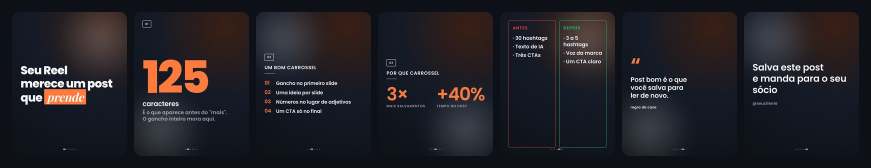
#> input picture .github/carrossel.jpg, 1742 x 336 px (shown at 1/2 size)
$ python olhar.py ../.github/carrossel.jpg
#> lines starting #> are read from the running program, lines starting #| are printed output that depends on the picture
#!/usr/bin/env python3
"""Imagem leve para o Claude olhar (economia de tokens).

Mac: sips (nativo). Windows/Linux: Pillow. Sem nenhum dos dois, o Read segue normal.
Uma imagem de 1920x1080 custa ~1.800 tokens; com 1024 px no lado maior, ~700.
Para conferir rosto, enquadramento, legenda e cor, 1024 px basta.

Modos:
  hook (PreToolUse do Read, registrado em ~/.claude/settings.json):
      python3 olhar.py hook          lê o JSON do Claude Code no stdin e, se a imagem
                                     passar de 1024 px, troca o caminho por uma cópia
                                     reduzida em ~/.cache/olhar/ (o original fica intacto).
      Não reduz: folhas de contato/grades (nome com folha, sheet, grade, grid, tile,
      contato, mapa), arquivo com _full no nome, ou com OLHAR=0 no ambiente.
  recorte (ver um detalhe em resolução cheia, barato):
      python3 olhar.py recorte <img> <x> <y> <larg> <alt> [saida.jpg]
  reduzir à mão:
      python3 olhar.py <img> [--max 1024]
"""
import hashlib
import json
import os
import re
import shutil
import subprocess
import sys

LIMITE = 1024
CACHE = os.path.expanduser("~/.cache/olhar")
EXTS = {".jpg", ".jpeg", ".png", ".webp", ".heic", ".tif", ".tiff", ".bmp"}
NAO_REDUZ = re.compile(r"folha|sheet|grade|grid|tile|contato|mapa|_full", re.I)


def _pillow():
    try:
        from PIL import Image
        return Image
    except ImportError:
        return None


SIPS = sys.platform == "darwin" and shutil.which("sips")


# [12 lines left out: function dims, not called in this run]


def reduzir(p, limite=LIMITE):
#> called with p = '.github/carrossel.jpg', limite = 1024
    st = os.stat(p)
    chave = hashlib.sha1(f"{p}|{st.st_mtime_ns}|{st.st_size}|{limite}".encode()).hexdigest()[:16]
    os.makedirs(CACHE, exist_ok=True)
    nome = re.sub(r"[^\w.-]", "_", os.path.splitext(os.path.basename(p))[0])[:40]
    saida = os.path.join(CACHE, f"{nome}_{chave}.jpg")
    if not os.path.exists(saida):
        if SIPS:
            subprocess.run(["sips", "-Z", str(limite), "-s", "format", "jpeg", "-s", "formatOptions", "82",
                            p, "--out", saida], capture_output=True, check=True)
        else:                  # Windows/Linux: Pillow (o windows\install.ps1 já instala)
            Image = _pillow()
            with Image.open(p) as im:
#> im is the input picture: PIL image 1742x336 RGB; mean R, G, B 34.5, 32.8, 38.3
                im = im.convert("RGB")
                im.thumbnail((limite, limite), Image.LANCZOS)
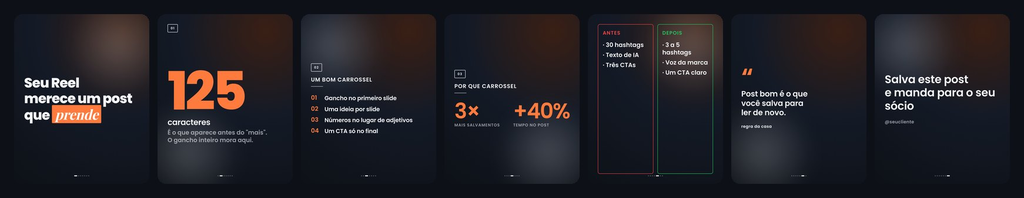
#> im: PIL image 1024x198 RGB; mean R, G, B 34.5, 32.8, 38.3
                im.save(saida, "JPEG", quality=82)
    return saida


# [36 lines left out: functions hook, recorte, not called in this run]


if __name__ == "__main__":
    a = sys.argv[1:]
    if a[:1] == ["hook"]:
        hook()
    elif a[:1] == ["recorte"] and len(a) >= 5:
        recorte(a[1:])
    elif a:
        lim = int(a[a.index("--max") + 1]) if "--max" in a else LIMITE
        print(reduzir(os.path.abspath(a[0]), lim))
    else:
        print(__doc__)

$ run again, on .github/menu.jpg
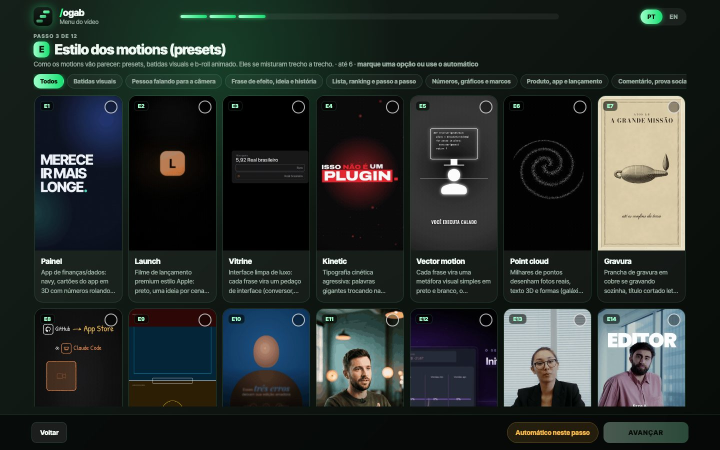
#> input picture .github/menu.jpg, 1440 x 900 px (shown at 1/2 size)
#> in reduzir, im is the input picture: PIL image 1440x900 RGB; mean R, G, B 40.9, 47.3, 44
#> in reduzir, `im.thumbnail((limite, limite), Image.LANCZOS)`:
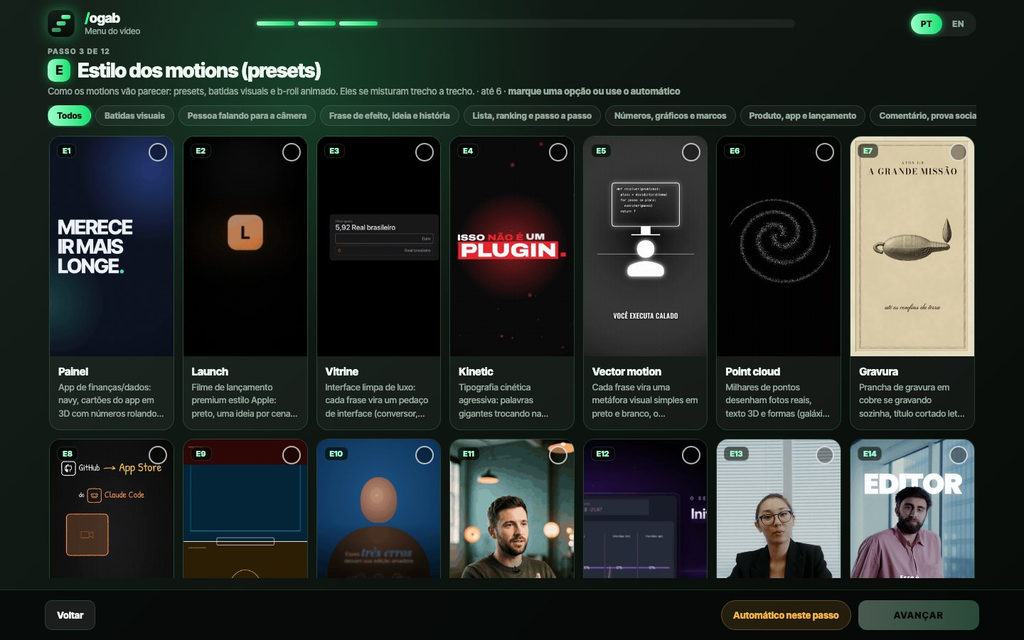
#> im: PIL image 1024x640 RGB; mean R, G, B 40.9, 47.3, 44
